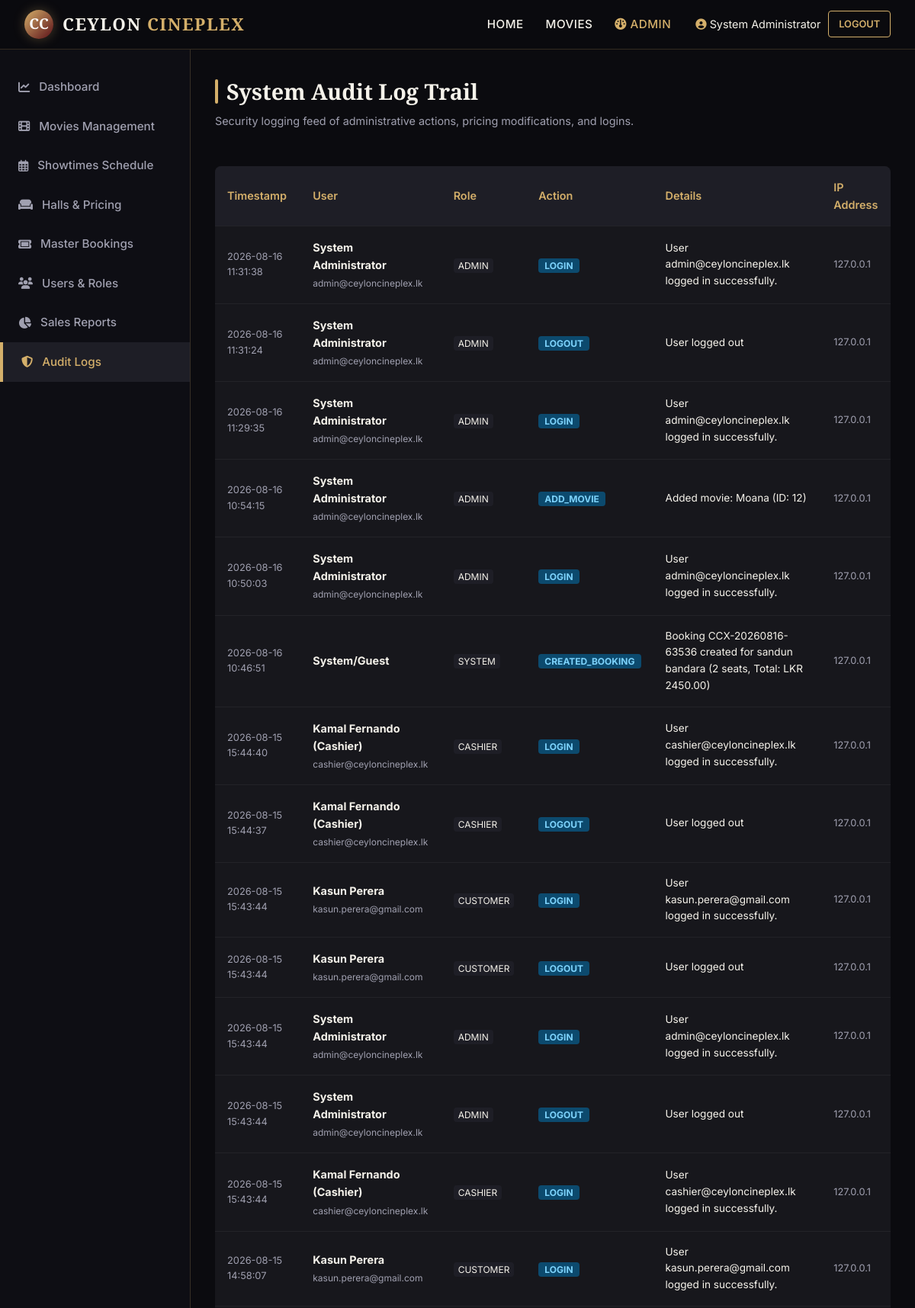
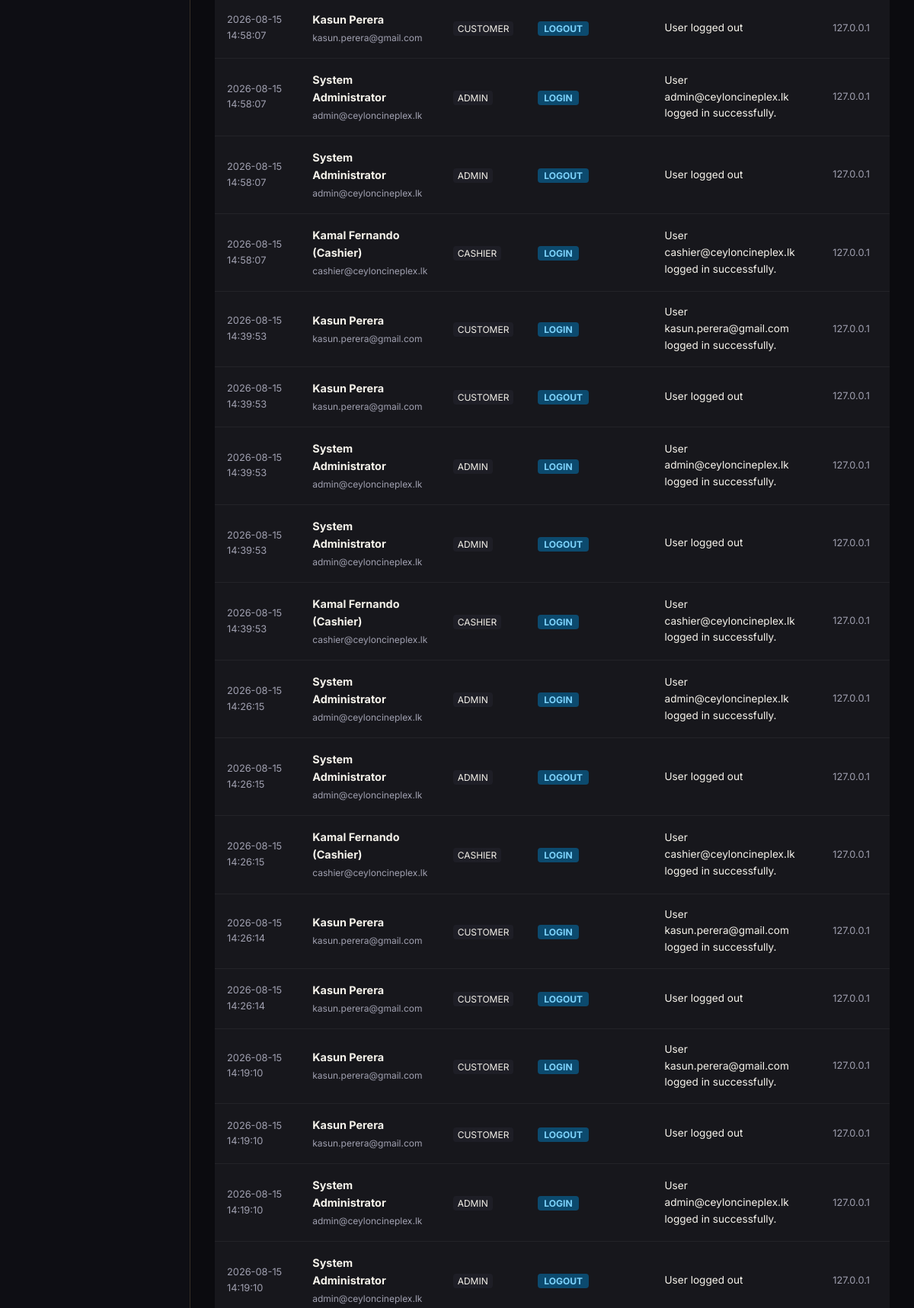
Screenshot of /admin/audit-logs (signed in, upper part) with the database file from the repository (2 pictures, top to bottom).
### tables this page shows
CREATE TABLE users ( id INTEGER PRIMARY KEY AUTOINCREMENT, full_name VARCHAR(100) NOT NULL, email VARCHAR(120) NOT NULL UNIQUE, phone VARCHAR(20) NOT NULL, password_hash VARCHAR(255) NOT NULL, role_id INT NOT NULL DEFAULT 1, created_at DATETIME DEFAULT CURRENT_TIMESTAMP, FOREIGN KEY (role_id) REFERENCES roles(id) ON DELETE RESTRICT );

CREATE TABLE audit_logs ( id INTEGER PRIMARY KEY AUTOINCREMENT, user_id INT NULL, action VARCHAR(100) NOT NULL, details TEXT, ip_address VARCHAR(45), created_at DATETIME DEFAULT CURRENT_TIMESTAMP, FOREIGN KEY (user_id) REFERENCES users(id) ON DELETE SET NULL );

CREATE TABLE roles ( id INTEGER PRIMARY KEY AUTOINCREMENT, name VARCHAR(50) NOT NULL UNIQUE );

### routes/admin.py (the view)
@admin_bp.route('/admin/audit-logs')
@login_required
@role_required('ADMIN')
def audit_logs():
    logs = AuditLog.get_recent(limit=100)
    return render_template('admin/audit-logs.html', logs=logs)

### app.py (called while the page is built)
@app.context_processor
def inject_global_vars():
    return {
        'cinema_name': Config.CINEMA_NAME,
        'cinema_tagline': Config.CINEMA_TAGLINE,
        'cinema_address': Config.CINEMA_ADDRESS,
        'cinema_phone': Config.CINEMA_PHONE,
        'user_name': session.get('user_name'),
        'user_role': session.get('user_role', 'GUEST')
    }

### database/db.py (called while the page is built, shortened)
def _create_raw_connection():
    if Config.DB_TYPE == 'mysql':
        connection = pymysql.connect(
            host=Config.MYSQL_HOST,
            port=Config.MYSQL_PORT,
            user=Config.MYSQL_USER,
            password=Config.MYSQL_PASSWORD,
            database=Config.MYSQL_DB,
            autocommit=False,
            cursorclass=pymysql.cursors.DictCursor
        )
        return connection
    else:
        db_path = Config.SQLITE_DB_PATH
        os.makedirs(os.path.dirname(os.path.abspath(db_path)), exist_ok=True)
        base_db = os.path.join(os.path.dirname(os.path.dirname(__file__)), 'ceylon_cineplex.db')
        conn = sqlite3.connect(db_path, check_same_thread=False)
        conn.row_factory = sqlite3.Row
        conn.execute("PRAGMA foreign_keys = ON;")
        return conn

def get_db_connection():
    conn = _create_raw_connection()
    is_sqlite = Config.DB_TYPE != 'mysql'
    if is_sqlite:
        try:
            cur = conn.cursor()
            cur.execute("SELECT name FROM sqlite_master WHERE type='table' AND name='movies';")
            if not cur.fetchone():
                init_db(conn=conn)
        except Exception as ex:
            print(f"[!] SQLite schema check error: {ex}")
    return conn

### models/audit.py (called while the page is built)
    @staticmethod
    def get_recent(limit=100):
        query = """
            SELECT a.*, u.full_name, u.email, r.name as role_name
            FROM audit_logs a
            LEFT JOIN users u ON a.user_id = u.id
            LEFT JOIN roles r ON u.role_id = r.id
            ORDER BY a.created_at DESC
            LIMIT ?;
        """
        return execute_query(query, (limit,), fetchall=True)

### routes/auth.py (called while the page is built)
def login_required(f):
    @wraps(f)
    def decorated_function(*args, **kwargs):
        if 'user_id' not in session:
            flash("Please log in to access this page.", "warning")
            return redirect(url_for('auth.login', next=request.url))
        return f(*args, **kwargs)
    return decorated_function

### templates/admin/audit-logs.html
{% extends "base.html" %}
{% block extra_css %}
<link rel="stylesheet" href="{{ url_for('static', filename='css/admin.css') }}">
{% endblock %}
{% block content %}
<div class="admin-container">
    <div class="admin-sidebar">
        <ul class="sidebar-menu">
            <li class="sidebar-item"><a href="{{ url_for('admin.dashboard') }}"><i class="fa-solid fa-chart-line"></i> Dashboard</a></li>
            <li class="sidebar-item"><a href="{{ url_for('admin.movies') }}"><i class="fa-solid fa-film"></i> Movies Management</a></li>
            <li class="sidebar-item"><a href="{{ url_for('admin.showtimes') }}"><i class="fa-regular fa-calendar-days"></i> Showtimes Schedule</a></li>
            <li class="sidebar-item"><a href="{{ url_for('admin.halls') }}"><i class="fa-solid fa-couch"></i> Halls & Pricing</a></li>
            <li class="sidebar-item"><a href="{{ url_for('admin.bookings') }}"><i class="fa-solid fa-ticket"></i> Master Bookings</a></li>
            <li class="sidebar-item"><a href="{{ url_for('admin.users') }}"><i class="fa-solid fa-users"></i> Users & Roles</a></li>
            <li class="sidebar-item"><a href="{{ url_for('admin.reports') }}"><i class="fa-solid fa-chart-pie"></i> Sales Reports</a></li>
            <li class="sidebar-item active"><a href="{{ url_for('admin.audit_logs') }}"><i class="fa-solid fa-shield-halved"></i> Audit Logs</a></li>
        </ul>
    </div>
    <div class="admin-main">
        <div style="margin-bottom: 2rem;">
            <h1 class="section-title">System Audit Log Trail</h1>
            <p style="color: var(--text-muted); font-size: 0.9rem; margin-top: 4px;">Security logging feed of administrative actions, pricing modifications, and logins.</p>
        </div>
        <div class="table-responsive">
            <table class="table-custom">
                <thead>
                    <tr>
                        <th>Timestamp</th>
                        <th>User</th>
                        <th>Role</th>
                        <th>Action</th>
                        <th>Details</th>
                        <th>IP Address</th>
                    </tr>
                </thead>
                <tbody>
                    {% for log in logs %}
                        <tr>
                            <td style="font-size: 0.8rem; color: var(--text-muted);">{{ log.created_at }}</td>
                            <td><strong>{{ log.full_name or 'System/Guest' }}</strong><br/><span style="font-size: 0.75rem; color: var(--text-muted);">{{ log.email or '' }}</span></td>
                            <td><span style="background: var(--bg-surface); padding: 2px 6px; border-radius: 4px; font-size: 0.75rem;">{{ log.role_name or 'SYSTEM' }}</span></td>
                            <td><span style="background: #0C4A6E; color: #7DD3FC; padding: 2px 8px; border-radius: 4px; font-weight: bold; font-size: 0.75rem;">{{ log.action }}</span></td>
                            <td style="font-size: 0.85rem;">{{ log.details }}</td>
                            <td style="font-size: 0.8rem; color: var(--text-muted);">{{ log.ip_address or '127.0.0.1' }}</td>
                        </tr>
                    {% endfor %}
                </tbody>
            </table>
        </div>
    </div>
</div>
{% endblock %}

### templates/base.html (shortened to what this page needs)
<!DOCTYPE html>
<html lang="{{ current_lang | lower }}">
<head>
    <link rel="stylesheet" href="https://cdnjs.cloudflare.com/ajax/libs/font-awesome/6.4.0/css/all.min.css">
    <link rel="stylesheet" href="{{ url_for('static', filename='css/style.css') }}">
    {% block extra_css %}{% endblock %}
</head>
<body>
    <nav class="navbar">
        <div class="brand-container">
            <a href="{{ url_for('customer.index') }}" style="display: flex; align-items: center; gap: 12px;">
                <div class="brand-logo">CC</div>
                <div class="brand-title">CEYLON <span>CINEPLEX</span></div>
            </a>
        </div>
        <div class="nav-wrapper" id="navWrapper">
            <ul class="nav-menu">
                <li><a href="{{ url_for('customer.index') }}" class="nav-link" data-si="Home">Home</a></li>
                <li><a href="{{ url_for('customer.movies') }}" class="nav-link" data-si="Movies">Movies</a></li>
                {% if session.user_id %}
                    {% if session.user_role == 'ADMIN' %}
                        <li><a href="{{ url_for('admin.dashboard') }}" class="nav-link" style="color: var(--gold);" data-si="Admin Dashboard"><i class="fa-solid fa-gauge"></i> Admin</a></li>
                    {% elif session.user_role == 'CASHIER' %}
                        <li><a href="{{ url_for('cashier.dashboard') }}" class="nav-link" style="color: var(--gold);" data-si="Cashier POS"><i class="fa-solid fa-cash-register"></i> POS Counter</a></li>
                    {% else %}
                        <li><a href="{{ url_for('customer.my_bookings') }}" class="nav-link" data-si="My Bookings">My Bookings</a></li>
                    {% endif %}
                {% endif %}
            </ul>
            <div class="nav-actions">
                {% if session.user_id %}
                    <div style="display: flex; align-items: center; gap: 10px; flex-wrap: wrap;">
                        <a href="{{ url_for('customer.profile') }}" style="color: var(--text-primary); font-size: 0.9rem;">
                            <i class="fa-solid fa-circle-user" style="color: var(--gold);"></i> {{ session.user_name }}
                        </a>
                        <a href="{{ url_for('auth.logout') }}" class="btn-outline" style="padding: 0.4rem 0.8rem; font-size: 0.8rem;">Logout</a>
                    </div>
                {% else %}
                    <a href="{{ url_for('auth.login') }}" class="btn-outline">Login</a>
                    <a href="{{ url_for('auth.register') }}" class="btn-primary">Register</a>
                {% endif %}
            </div>
        </div>
    </nav>
    <main style="flex-grow: 1;">
        {% block content %}{% endblock %}
    </main>
</body>
</html>

### static/css/style.css (style rules this page uses)
:root { --bg-dark: #0B0B0F; --bg-card: #17171C; --bg-surface: #1E1E26; --burgundy: #5B1018; --red-accent: #A51C30; --gold: #D4AF6A; --gold-hover: #E5C384; --text-primary: #F5F2EA; --text-muted: #A0A0B0; --border-color: rgba(212, 175, 106, 0.2); --font-heading: 'Cinzel', 'Playfair Display', Georgia, serif; --font-sans: 'Inter', -apple-system, BlinkMacSystemFont, 'Segoe UI', Roboto, sans-serif; }
* { margin: 0; padding: 0; box-sizing: border-box; }
body { background-color: var(--bg-dark); color: var(--text-primary); font-family: var(--font-sans); line-height: 1.6; min-height: 100vh; display: flex; flex-direction: column; overflow-x: hidden; }
a { color: var(--gold); text-decoration: none; transition: color 0.3s ease; }
.navbar { background: rgba(11, 11, 15, 0.95); backdrop-filter: blur(12px); border-bottom: 1px solid var(--border-color); position: sticky; top: 0; z-index: 1000; padding: 0.8rem 2rem; display: flex; align-items: center; justify-content: space-between; flex-wrap: wrap; }
.brand-container { display: flex; align-items: center; gap: 12px; }
.brand-logo { width: 38px; height: 38px; background: linear-gradient(135deg, var(--gold), var(--burgundy)); border-radius: 50%; display: flex; align-items: center; justify-content: center; font-family: var(--font-heading); font-weight: bold; color: #fff; font-size: 1.2rem; box-shadow: 0 0 15px rgba(212, 175, 106, 0.3); }
.brand-title { font-family: var(--font-heading); font-size: 1.4rem; font-weight: 700; letter-spacing: 1.5px; color: var(--text-primary); }
.brand-title span { color: var(--gold); }
.nav-wrapper { display: flex; align-items: center; gap: 2rem; }
.nav-menu { display: flex; align-items: center; gap: 1.8rem; list-style: none; }
.nav-link { color: var(--text-primary); font-size: 0.95rem; font-weight: 500; letter-spacing: 0.5px; text-transform: uppercase; padding: 0.5rem 0; position: relative; }
.nav-link::after { content: ''; position: absolute; bottom: 0; left: 0; width: 0; height: 2px; background: var(--gold); transition: width 0.3s ease; }
.nav-actions { display: flex; align-items: center; gap: 1rem; }
.btn-outline { background: transparent; border: 1px solid var(--gold); color: var(--gold); font-weight: 600; padding: 0.6rem 1.3rem; border-radius: 4px; cursor: pointer; font-size: 0.85rem; text-transform: uppercase; transition: all 0.3s ease; }
.section-title { font-family: var(--font-heading); font-size: 1.8rem; color: var(--text-primary); position: relative; padding-left: 15px; }
.section-title::before { content: ''; position: absolute; left: 0; top: 15%; height: 70%; width: 4px; background: var(--gold); border-radius: 2px; }
.table-responsive { width: 100%; overflow-x: auto; -webkit-overflow-scrolling: touch; margin-top: 1rem; margin-bottom: 1rem; border-radius: 8px; }

### static/css/admin.css (style rules this page uses)
.admin-container { display: flex; min-height: calc(100vh - 70px); }
.admin-sidebar { width: 250px; background: #0E0E14; border-right: 1px solid var(--border-color); padding: 1.5rem 0; flex-shrink: 0; }
.sidebar-menu { list-style: none; }
.sidebar-item a { display: flex; align-items: center; gap: 12px; padding: 0.85rem 1.5rem; color: var(--text-muted); font-size: 0.95rem; font-weight: 500; transition: all 0.2s ease; }
.sidebar-item.active a, .sidebar-item a:hover { background: var(--bg-surface); color: var(--gold); border-left: 4px solid var(--gold); }
.admin-main { flex-grow: 1; padding: 2rem; background: var(--bg-dark); overflow-y: auto; }
.table-custom { width: 100%; border-collapse: collapse; margin-top: 1rem; background: var(--bg-card); border-radius: 8px; overflow: hidden; }
.table-custom th, .table-custom td { padding: 1rem; text-align: left; border-bottom: 1px solid rgba(255, 255, 255, 0.05); font-size: 0.9rem; }
.table-custom th { background: var(--bg-surface); color: var(--gold); font-weight: 600; }

### rows the page displays
users: user_name "System Administrator"
audit_logs: created_at "2026-08-16 11:31:38", full_name "System Administrator", email "admin@ceyloncineplex.lk", name "ADMIN", action "LOGIN", details "User admin@ceyloncineplex.lk logged in successfully.", ip_address "127.0.0.1"
audit_logs: created_at "2026-08-16 11:31:24", full_name "System Administrator", email "admin@ceyloncineplex.lk", name "ADMIN", action "LOGOUT", details "User logged out", ip_address "127.0.0.1"
audit_logs: created_at "2026-08-16 11:29:35", full_name "System Administrator", email "admin@ceyloncineplex.lk", name "ADMIN", action "LOGIN", details "User admin@ceyloncineplex.lk logged in successfully.", ip_address "127.0.0.1"
audit_logs: created_at "2026-08-16 10:54:15", full_name "System Administrator", email "admin@ceyloncineplex.lk", name "ADMIN", action "ADD_MOVIE", details "Added movie: Moana (ID: 12)", ip_address "127.0.0.1"
audit_logs: created_at "2026-08-16 10:50:03", full_name "System Administrator", email "admin@ceyloncineplex.lk", name "ADMIN", action "LOGIN", details "User admin@ceyloncineplex.lk logged in successfully.", ip_address "127.0.0.1"
audit_logs: created_at "2026-08-16 10:46:51", full_name "System/Guest", role_name "SYSTEM", action "CREATED_BOOKING", details "Booking CCX-20260816-63536 created for sandun bandara (2 seats, Total: LKR 2450.00)", ip_address "127.0.0.1"
audit_logs: created_at "2026-08-15 15:44:40", full_name "Kamal Fernando (Cashier)", email "cashier@ceyloncineplex.lk", name "CASHIER", action "LOGIN", details "User cashier@ceyloncineplex.lk logged in successfully.", ip_address "127.0.0.1"
audit_logs: created_at "2026-08-15 15:44:37", full_name "Kamal Fernando (Cashier)", email "cashier@ceyloncineplex.lk", name "CASHIER", action "LOGOUT", details "User logged out", ip_address "127.0.0.1"
audit_logs: created_at "2026-08-15 15:43:44", full_name "Kasun Perera", email "kasun.perera@gmail.com", name "CUSTOMER", action "LOGIN", details "User kasun.perera@gmail.com logged in successfully.", ip_address "127.0.0.1"
audit_logs: created_at "2026-08-15 15:43:44", full_name "Kasun Perera", email "kasun.perera@gmail.com", name "CUSTOMER", action "LOGOUT", details "User logged out", ip_address "127.0.0.1"
audit_logs: created_at "2026-08-15 15:43:44", full_name "System Administrator", email "admin@ceyloncineplex.lk", name "ADMIN", action "LOGIN", details "User admin@ceyloncineplex.lk logged in successfully.", ip_address "127.0.0.1"
audit_logs: created_at "2026-08-15 15:43:44", full_name "System Administrator", email "admin@ceyloncineplex.lk", name "ADMIN", action "LOGOUT", details "User logged out", ip_address "127.0.0.1"
audit_logs: created_at "2026-08-15 15:43:44", full_name "Kamal Fernando (Cashier)", email "cashier@ceyloncineplex.lk", name "CASHIER", action "LOGIN", details "User cashier@ceyloncineplex.lk logged in successfully.", ip_address "127.0.0.1"
audit_logs: created_at "2026-08-15 14:58:07", full_name "Kasun Perera", email "kasun.perera@gmail.com", name "CUSTOMER", action "LOGIN", details "User kasun.perera@gmail.com logged in successfully.", ip_address "127.0.0.1"
audit_logs: created_at "2026-08-15 14:58:07", full_name "Kasun Perera", email "kasun.perera@gmail.com", name "CUSTOMER", action "LOGOUT", details "User logged out", ip_address "127.0.0.1"
audit_logs: created_at "2026-08-15 14:58:07", full_name "System Administrator", email "admin@ceyloncineplex.lk", name "ADMIN", action "LOGIN", details "User admin@ceyloncineplex.lk logged in successfully.", ip_address "127.0.0.1"
audit_logs: created_at "2026-08-15 14:58:07", full_name "System Administrator", email "admin@ceyloncineplex.lk", name "ADMIN", action "LOGOUT", details "User logged out", ip_address "127.0.0.1"
audit_logs: created_at "2026-08-15 14:58:07", full_name "Kamal Fernando (Cashier)", email "cashier@ceyloncineplex.lk", name "CASHIER", action "LOGIN", details "User cashier@ceyloncineplex.lk logged in successfully.", ip_address "127.0.0.1"
audit_logs: created_at "2026-08-15 14:39:53", full_name "Kasun Perera", email "kasun.perera@gmail.com", name "CUSTOMER", action "LOGIN", details "User kasun.perera@gmail.com logged in successfully.", ip_address "127.0.0.1"
audit_logs: created_at "2026-08-15 14:39:53", full_name "Kasun Perera", email "kasun.perera@gmail.com", name "CUSTOMER", action "LOGOUT", details "User logged out", ip_address "127.0.0.1"
audit_logs: created_at "2026-08-15 14:39:53", full_name "System Administrator", email "admin@ceyloncineplex.lk", name "ADMIN", action "LOGIN", details "User admin@ceyloncineplex.lk logged in successfully.", ip_address "127.0.0.1"
audit_logs: created_at "2026-08-15 14:39:53", full_name "System Administrator", email "admin@ceyloncineplex.lk", name "ADMIN", action "LOGOUT", details "User logged out", ip_address "127.0.0.1"
audit_logs: created_at "2026-08-15 14:39:53", full_name "Kamal Fernando (Cashier)", email "cashier@ceyloncineplex.lk", name "CASHIER", action "LOGIN", details "User cashier@ceyloncineplex.lk logged in successfully.", ip_address "127.0.0.1"
audit_logs: created_at "2026-08-15 14:26:15", full_name "System Administrator", email "admin@ceyloncineplex.lk", name "ADMIN", action "LOGIN", details "User admin@ceyloncineplex.lk logged in successfully.", ip_address "127.0.0.1"
audit_logs: created_at "2026-08-15 14:26:15", full_name "System Administrator", email "admin@ceyloncineplex.lk", name "ADMIN", action "LOGOUT", details "User logged out", ip_address "127.0.0.1"
audit_logs: created_at "2026-08-15 14:26:15", full_name "Kamal Fernando (Cashier)", email "cashier@ceyloncineplex.lk", name "CASHIER", action "LOGIN", details "User cashier@ceyloncineplex.lk logged in successfully.", ip_address "127.0.0.1"
audit_logs: created_at "2026-08-15 14:26:14", full_name "Kasun Perera", email "kasun.perera@gmail.com", name "CUSTOMER", action "LOGIN", details "User kasun.perera@gmail.com logged in successfully.", ip_address "127.0.0.1"
audit_logs: created_at "2026-08-15 14:26:14", full_name "Kasun Perera", email "kasun.perera@gmail.com", name "CUSTOMER", action "LOGOUT", details "User logged out", ip_address "127.0.0.1"
audit_logs: created_at "2026-08-15 14:19:10", full_name "Kasun Perera", email "kasun.perera@gmail.com", name "CUSTOMER", action "LOGIN", details "User kasun.perera@gmail.com logged in successfully.", ip_address "127.0.0.1"
audit_logs: created_at "2026-08-15 14:19:10", full_name "Kasun Perera", email "kasun.perera@gmail.com", name "CUSTOMER", action "LOGOUT", details "User logged out", ip_address "127.0.0.1"
audit_logs: created_at "2026-08-15 14:19:10", full_name "System Administrator", email "admin@ceyloncineplex.lk", name "ADMIN", action "LOGIN", details "User admin@ceyloncineplex.lk logged in successfully.", ip_address "127.0.0.1"
audit_logs: created_at "2026-08-15 14:19:10", full_name "System Administrator", email "admin@ceyloncineplex.lk", name "ADMIN", action "LOGOUT", details "User logged out", ip_address "127.0.0.1"
